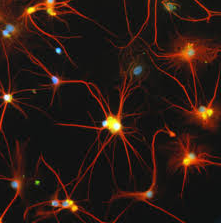
#> input picture Laboratorio #3/Ejercicio 1/F2.png, 221 x 223 px, found by its file name
$ python Ejercicio1_3.py
#> lines starting #> are read from the running program, lines starting #| are printed output that depends on the picture
#> further down, img is the input picture: PIL image 221x223 RGBA; mean R, G, B, A 44.2, 26.3, 19.6, 255
from PIL import Image
from numpy import array,dot,dstack,ones,random,uint8,zeros
import numpy as np

def Pix2Image(img,mode='RGB'):
    if(img.max() > 255):
        img *= 255.0 / img.max()
    img = array(img,uint8)
    imagen = Image.fromarray(img,mode)
    return imagen

def Image2Pix(img):
    i = img.convert('RGB')
    w,h = i.size
#> w = 221; h = 223
    data = i.getdata()
    img = array(data,uint8)
    img = img.reshape((h,w,3))
    return img

def MaskImg(img):
    aT = array([# %R   %G   %B
                [0.00,0.00,1.00], #Canal Rojo
                [0.00,0.00,0.00], #Canal Verde
                [0.00,0.00,0.00]  #Canal Azul
                ])
    img = dot(img,aT)
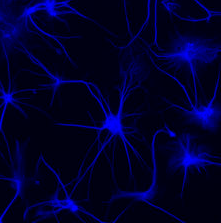
#> img: shape (223, 221, 3) float64; mean of channels 0, 1, 2 0, 0, 44.2; drawn as R, G, B
    return Pix2Image(img)

img = Image.open('F2.PNG')
im = Image2Pix(img)
imagen = MaskImg(im)
imagen.save('F2_Blue.PNG')
imagen.show()

$ run again, with Laboratorio #3/Ejercicio 1/F1.png copied over Laboratorio #3/Ejercicio 1/F2.png
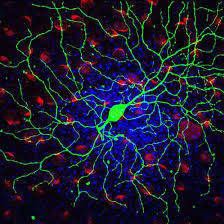
#> input picture Laboratorio #3/Ejercicio 1/F1.png, 224 x 224 px, found by its file name
#> img is the input picture: PIL image 224x224 RGBA; mean R, G, B, A 25.3, 25.7, 46.1, 255
#> in MaskImg, `img = dot(img,aT)`:
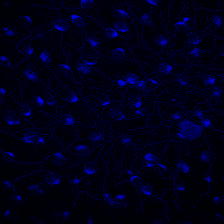
#> img: shape (224, 224, 3) float64; mean of channels 0, 1, 2 0, 0, 25.3; drawn as R, G, B

$ run again, with Laboratorio #3/Ejercicio 1/F3.png copied over Laboratorio #3/Ejercicio 1/F2.png
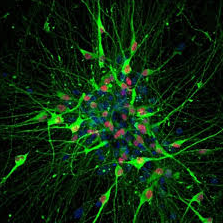
#> input picture Laboratorio #3/Ejercicio 1/F3.png, 223 x 223 px, found by its file name
#> img is the input picture: PIL image 223x223 RGBA; mean R, G, B, A 13.5, 42.6, 14.4, 255
#> in MaskImg, `img = dot(img,aT)`:
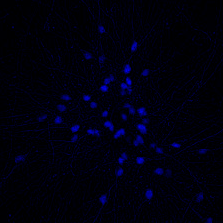
#> img: shape (223, 223, 3) float64; mean of channels 0, 1, 2 0, 0, 13.5; drawn as R, G, B

$ run again, with Laboratorio #3/Ejercicio 1/F4.png copied over Laboratorio #3/Ejercicio 1/F2.png
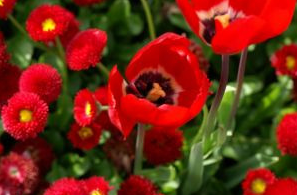
#> input picture Laboratorio #3/Ejercicio 1/F4.png, 297 x 195 px, found by its file name
#> img is the input picture: PIL image 297x195 RGBA; mean R, G, B, A 114.1, 41.6, 20.1, 255
#> in MaskImg, `img = dot(img,aT)`:
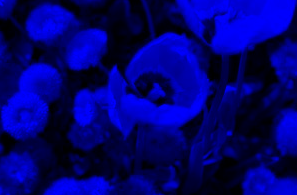
#> img: shape (195, 297, 3) float64; mean of channels 0, 1, 2 0, 0, 114.1; drawn as R, G, B
